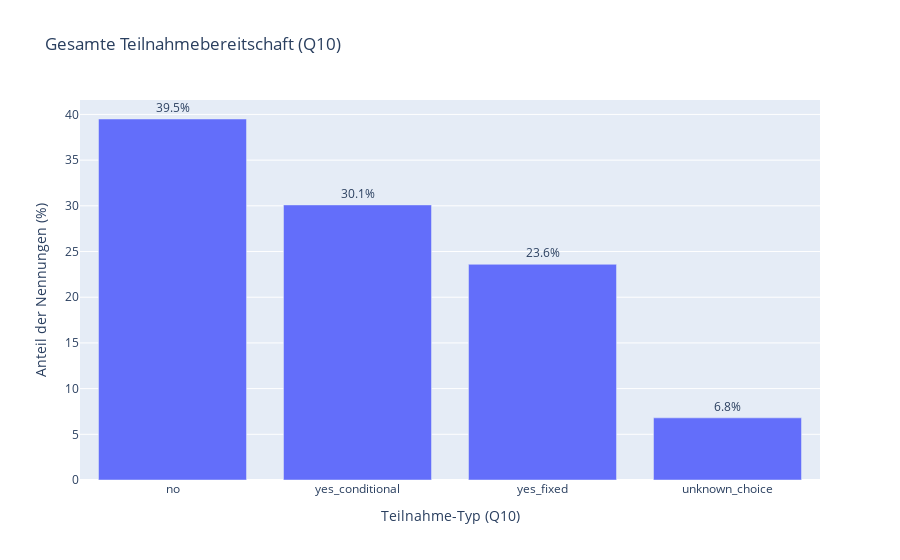
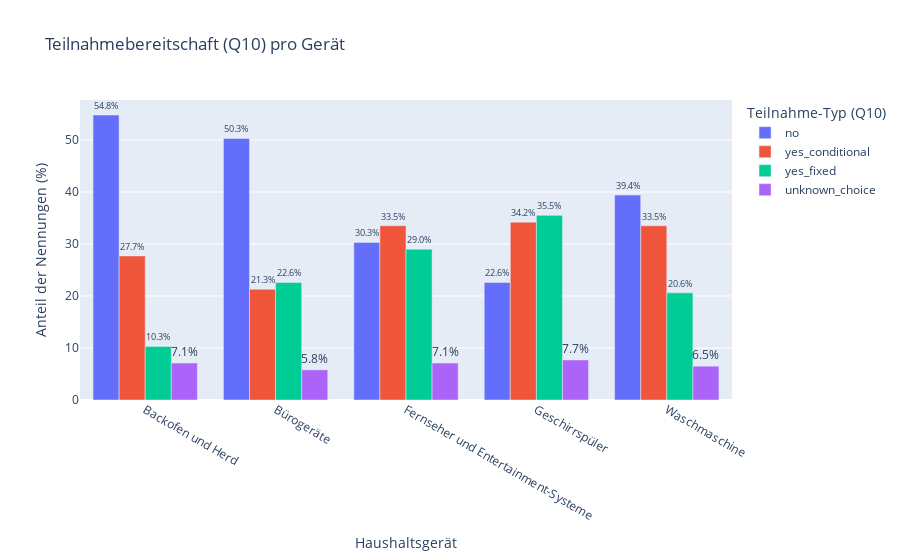

The notebook cell saved with these charts, in order:
### Code cell
## 3.3 Bedingungen für die Teilnahme an Lastverschiebung (Q10 `incentive_choice`)
# Stelle sicher, dass master_df_f1 aus Abschnitt 0 existiert und nicht leer ist.
if 'master_df_f1' in locals() and not master_df_f1.empty:
    print(f"Beginne Analyse der Teilnahmebedingungen (Q10 incentive_choice) basierend auf master_df_f1 (Shape: {master_df_f1.shape})")

    # --- 3.3.1 Gesamtverteilung der Teilnahmebereitschaft (Q10) ---
    if 'incentive_choice' in master_df_f1.columns:
        print("\n--- 3.3.1 Gesamtverteilung der Teilnahmebereitschaft (Q10 `incentive_choice`) ---")
        overall_participation_q10 = master_df_f1['incentive_choice'].value_counts(normalize=True, dropna=False).mul(100).round(1)
        
        # Umbenennen von NaN für bessere Darstellung, falls vorhanden
        overall_participation_q10.rename(index={np.nan: 'Keine Angabe Q10'}, inplace=True)
        
        print("Gesamtverteilung der Teilnahmebereitschaft (Q10) in %:")
        # display(overall_participation_q10.to_frame(name='Anteil (%)'))
        print(overall_participation_q10.to_frame(name='Anteil (%)'))
        
        fig_q10_overall = px.bar(overall_participation_q10.reset_index(), 
                                 x='incentive_choice', y='proportion', # 'proportion' ist Standardname von value_counts
                                 title='Gesamte Teilnahmebereitschaft (Q10)', 
                                 labels={'proportion':'Anteil der Nennungen (%)', 'incentive_choice': 'Teilnahme-Typ (Q10)'},
                                 text_auto=True)
        fig_q10_overall.update_traces(texttemplate='%{y:.1f}%', textposition='outside')
        fig_q10_overall.show()
    else:
        print("WARNUNG: Spalte 'incentive_choice' nicht in master_df_f1 gefunden.")

    # --- 3.3.2 Teilnahmebereitschaft (Q10) pro Gerät ---
    if 'device' in master_df_f1.columns and 'incentive_choice' in master_df_f1.columns:
        print("\n--- 3.3.2 Teilnahmebereitschaft (Q10 `incentive_choice`) pro Gerät ---")
        q10_by_device = master_df_f1.groupby('device')['incentive_choice'].value_counts(normalize=True, dropna=False).mul(100).round(1)
        q10_by_device_table = q10_by_device.unstack(level='incentive_choice', fill_value=0)
        
        # Umbenennen von NaN-Spalte für bessere Darstellung, falls vorhanden
        if np.nan in q10_by_device_table.columns:
            q10_by_device_table.rename(columns={np.nan: 'Keine Angabe Q10'}, inplace=True)

        print("Prozentuale Verteilung der Teilnahmebereitschaft (Q10) pro Gerät (%):")
        # display(q10_by_device_table)
        print(q10_by_device_table)

        q10_by_device_long_df = q10_by_device.rename('percentage').reset_index()
        # Umbenennen von NaN für bessere Darstellung im Plot
        q10_by_device_long_df['incentive_choice'] = q10_by_device_long_df['incentive_choice'].fillna('Keine Angabe Q10')
        
        fig_q10_device = px.bar(q10_by_device_long_df, x='device', y='percentage', color='incentive_choice',
                               barmode='group', title='Teilnahmebereitschaft (Q10) pro Gerät',
                               labels={'percentage':'Anteil der Nennungen (%)', 'device':'Haushaltsgerät', 'incentive_choice':'Teilnahme-Typ (Q10)'},
                               text_auto=True)
        fig_q10_device.update_traces(texttemplate='%{y:.1f}%', textposition='outside', cliponaxis=False)
        fig_q10_device.update_xaxes(categoryorder='array', categoryarray=sorted(master_df_f1['device'].dropna().unique()))
        fig_q10_device.show()
    else:
        print("WARNUNG: Spalten 'device' oder 'incentive_choice' nicht in master_df_f1 für Analyse pro Gerät gefunden.")

    # --- 3.3.3 Teilnahmebereitschaft (Q10) in Abhängigkeit der akzeptierten Nichtnutzungsdauer (Q9) ---
    if 'max_duration_hours_num' in master_df_f1.columns and 'incentive_choice' in master_df_f1.columns:
        print("\n--- 3.3.3 Teilnahmebereitschaft (Q10 `incentive_choice`) nach max. Nichtnutzungsdauer (Q9 `max_duration_hours_num`) ---")
        q10_by_duration_q9 = master_df_f1.groupby('max_duration_hours_num')['incentive_choice'].value_counts(normalize=True, dropna=False).mul(100).round(1)
        q10_by_duration_q9_table = q10_by_duration_q9.unstack(level='incentive_choice', fill_value=0)

        # Umbenennen von NaN-Spalte für bessere Darstellung, falls vorhanden
        if np.nan in q10_by_duration_q9_table.columns:
            q10_by_duration_q9_table.rename(columns={np.nan: 'Keine Angabe Q10'}, inplace=True)
        
        # Sicherstellen, dass die Zeilen (Dauer-Kategorien) in gewünschter Reihenfolge sind
        duration_categories_q9_order_rows = [0.0, 1.5, 4.5, 9.0, 18.0, 30.0, np.nan]
        # Filtere Zeilen, die tatsächlich im DataFrame sind, um KeyErrors zu vermeiden
        existing_rows_in_order = [row for row in duration_categories_q9_order_rows if row in q10_by_duration_q9_table.index]
        if np.nan in duration_categories_q9_order_rows and np.nan not in existing_rows_in_order and q10_by_duration_q9_table.index.hasnans: # Falls NaN im Index aber nicht explizit da ist
            existing_rows_in_order.append(np.nan)

        q10_by_duration_q9_table = q10_by_duration_q9_table.reindex(existing_rows_in_order)


        print("Prozentuale Verteilung der Teilnahmebereitschaft (Q10) nach max. Nichtnutzungsdauer (Q9) (%):")
        # display(q10_by_duration_q9_table)
        print(q10_by_duration_q9_table)

        q10_by_duration_q9_long_df = q10_by_duration_q9.rename('percentage').reset_index()
        # Umbenennen von NaN für bessere Darstellung im Plot (sowohl für Dauer als auch für incentive_choice)
        q10_by_duration_q9_long_df['max_duration_hours_cat'] = q10_by_duration_q9_long_df['max_duration_hours_num'].fillna('Keine Angabe Q9')
        q10_by_duration_q9_long_df['incentive_choice'] = q10_by_duration_q9_long_df['incentive_choice'].fillna('Keine Angabe Q10')
        
        # Definiere die Reihenfolge für die x-Achse des Plots (Dauer)
        plot_duration_category_order_q9 = [str(cat) for cat in [0.0, 1.5, 4.5, 9.0, 18.0, 30.0]] + ['Keine Angabe Q9']
        q10_by_duration_q9_long_df['max_duration_hours_cat'] = pd.Categorical(
            q10_by_duration_q9_long_df['max_duration_hours_cat'].astype(str),
            categories=plot_duration_category_order_q9,
            ordered=True
        )
        
        fig_q10_duration_q9 = px.bar(q10_by_duration_q9_long_df.sort_values('max_duration_hours_cat'), # Sortiere nach Dauer für den Plot
                                     x='max_duration_hours_cat', y='percentage', color='incentive_choice',
                                     barmode='group', title='Teilnahmebereitschaft (Q10) nach max. Nichtnutzungsdauer (Q9)',
                                     labels={'percentage':'Anteil der Nennungen (%)', 
                                             'max_duration_hours_cat':'Max. Nichtnutzungsdauer (Stunden, aus Q9)', 
                                             'incentive_choice':'Teilnahme-Typ (Q10)'},
                                     text_auto=True)
        fig_q10_duration_q9.update_traces(texttemplate='%{y:.1f}%', textposition='outside', cliponaxis=False)
        fig_q10_duration_q9.show()
    else:
        print("WARNUNG: Spalten 'max_duration_hours_num' oder 'incentive_choice' nicht in master_df_f1 für Analyse nach Dauer gefunden.")

else:
    print("FEHLER: master_df_f1 ist nicht verfügbar oder leer. Analyse der Teilnahmebedingungen (Q10) kann nicht durchgeführt werden.")

print("\n--- Abschnitt 3.3: Bedingungen für die Teilnahme (Q10 `incentive_choice`) Abgeschlossen ---")

### Figure 1 — Plotly figure (JSON) as saved in the notebook; plotly's stock layout.template omitted (floating-point values rounded to 4 significant figures)
{"data": [{"hovertemplate": "Teilnahme-Typ (Q10)=%{x}<br>Anteil der Nennungen (%)=%{y}<extra></extra>", "legendgroup": "", "marker": {"color": "#636efa", "pattern": {"shape": ""}}, "name": "", "orientation": "v", "showlegend": false, "textposition": "outside", "texttemplate": "%{y:.1f}%", "type": "bar", "x": ["no", "yes_conditional", "yes_fixed", "unknown_choice"], "xaxis": "x", "y": [39.5, 30.1, 23.6, 6.8], "yaxis": "y"}], "layout": {"barmode": "relative", "legend": {"tracegroupgap": 0}, "title": {"text": "Gesamte Teilnahmebereitschaft (Q10)"}, "xaxis": {"anchor": "y", "domain": [0, 1], "title": {"text": "Teilnahme-Typ (Q10)"}}, "yaxis": {"anchor": "x", "domain": [0, 1], "title": {"text": "Anteil der Nennungen (%)"}}}}

### Figure 2 — Plotly figure (JSON) as saved in the notebook; plotly's stock layout.template omitted (floating-point values rounded to 4 significant figures)
{"data": [{"alignmentgroup": "True", "cliponaxis": false, "hovertemplate": "Teilnahme-Typ (Q10)=no<br>Haushaltsgerät=%{x}<br>Anteil der Nennungen (%)=%{y}<extra></extra>", "legendgroup": "no", "marker": {"color": "#636efa", "pattern": {"shape": ""}}, "name": "no", "offsetgroup": "no", "orientation": "v", "showlegend": true, "textposition": "outside", "texttemplate": "%{y:.1f}%", "type": "bar", "x": ["Backofen und Herd", "Bürogeräte", "Fernseher und Entertainment-Systeme", "Geschirrspüler", "Waschmaschine"], "xaxis": "x", "y": [54.8, 50.3, 30.3, 22.6, 39.4], "yaxis": "y"}, {"alignmentgroup": "True", "cliponaxis": false, "hovertemplate": "Teilnahme-Typ (Q10)=yes_conditional<br>Haushaltsgerät=%{x}<br>Anteil der Nennungen (%)=%{y}<extra></extra>", "legendgroup": "yes_conditional", "marker": {"color": "#EF553B", "pattern": {"shape": ""}}, "name": "yes_conditional", "offsetgroup": "yes_conditional", "orientation": "v", "showlegend": true, "textposition": "outside", "texttemplate": "%{y:.1f}%", "type": "bar", "x": ["Backofen und Herd", "Bürogeräte", "Fernseher und Entertainment-Systeme", "Geschirrspüler", "Waschmaschine"], "xaxis": "x", "y": [27.7, 21.3, 33.5, 34.2, 33.5], "yaxis": "y"}, {"alignmentgroup": "True", "cliponaxis": false, "hovertemplate": "Teilnahme-Typ (Q10)=yes_fixed<br>Haushaltsgerät=%{x}<br>Anteil der Nennungen (%)=%{y}<extra></extra>", "legendgroup": "yes_fixed", "marker": {"color": "#00cc96", "pattern": {"shape": ""}}, "name": "yes_fixed", "offsetgroup": "yes_fixed", "orientation": "v", "showlegend": true, "textposition": "outside", "texttemplate": "%{y:.1f}%", "type": "bar", "x": ["Backofen und Herd", "Bürogeräte", "Fernseher und Entertainment-Systeme", "Geschirrspüler", "Waschmaschine"], "xaxis": "x", "y": [10.3, 22.6, 29.0, 35.5, 20.6], "yaxis": "y"}, {"alignmentgroup": "True", "cliponaxis": false, "hovertemplate": "Teilnahme-Typ (Q10)=unknown_choice<br>Haushaltsgerät=%{x}<br>Anteil der Nennungen (%)=%{y}<extra></extra>", "legendgroup": "unknown_choice", "marker": {"color": "#ab63fa", "pattern": {"shape": ""}}, "name": "unknown_choice", "offsetgroup": "unknown_choice", "orientation": "v", "showlegend": true, "textposition": "outside", "texttemplate": "%{y:.1f}%", "type": "bar", "x": ["Backofen und Herd", "Bürogeräte", "Fernseher und Entertainment-Systeme", "Geschirrspüler", "Waschmaschine"], "xaxis": "x", "y": [7.1, 5.8, 7.1, 7.7, 6.5], "yaxis": "y"}], "layout": {"barmode": "group", "legend": {"title": {"text": "Teilnahme-Typ (Q10)"}, "tracegroupgap": 0}, "title": {"text": "Teilnahmebereitschaft (Q10) pro Gerät"}, "xaxis": {"anchor": "y", "categoryarray": ["Backofen und Herd", "Bürogeräte", "Fernseher und Entertainment-Systeme", "Geschirrspüler", "Waschmaschine"], "categoryorder": "array", "domain": [0, 1], "title": {"text": "Haushaltsgerät"}}, "yaxis": {"anchor": "x", "domain": [0, 1], "title": {"text": "Anteil der Nennungen (%)"}}}}
